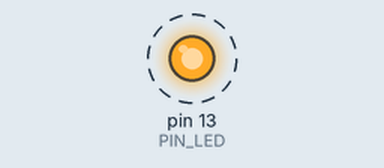
This sketch was run on a simulated Arduino Uno, built with avr-gcc and run on an emulated ATmega328P. Shown: output pins drawn as LEDs (lit = HIGH). Dashed ring = blinking. What the sketch prints to the serial monitor is not drawn.

Above: at 0.5 s.
Timing chart, 0 to 4.6 s (numbered marks = the images above):
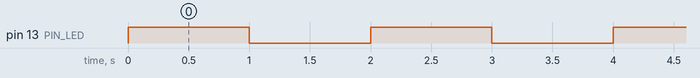

Measured:
- by itself, pin 13 (PIN_LED): alternates HIGH for 1.0 s and LOW for 1.0 s

The sketch:

04_example_3.ino
```cpp
#define PIN_LED 13
unsigned int count, toggle;

void setup() {
  pinMode(PIN_LED, OUTPUT);
  Serial.begin(115200); //* Initialize port
  while (!Serial) {
    ; //*wait connect
  }
  Serial.println("Hello World!");
  count = toggle = 0;
  digitalWrite(PIN_LED, toggle); //* set LED low
}

void loop() {
  Serial.println(++count); //* serial monitor counter
  toggle = toggle_state(toggle); //* go to toggle-state
  digitalWrite(PIN_LED, toggle); //* Write LED value
  delay(1000); //* wait 1sec
}

int toggle_state(int toggle) { //* toggle function
    toggle = !toggle; //* toggle LED value by NOT GATE.
	return toggle;
}
```
